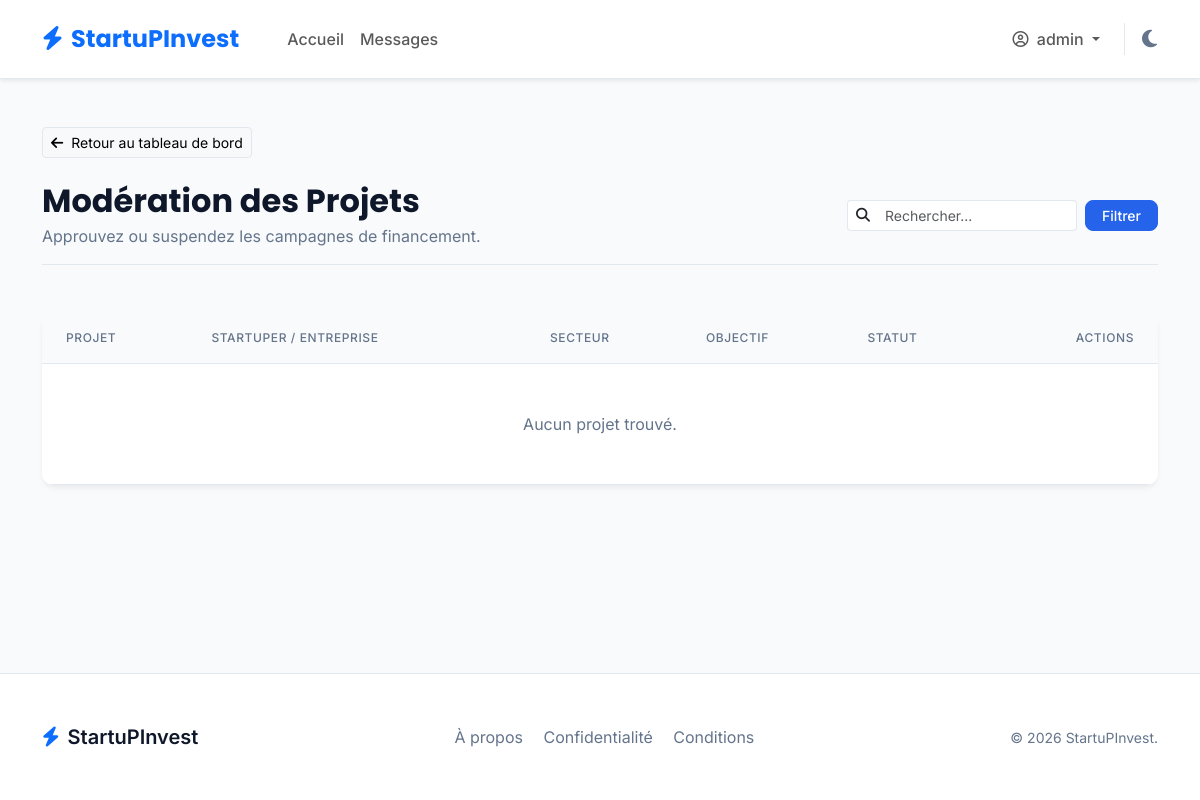
The app's page /public/admin/projects (signed in), older data.
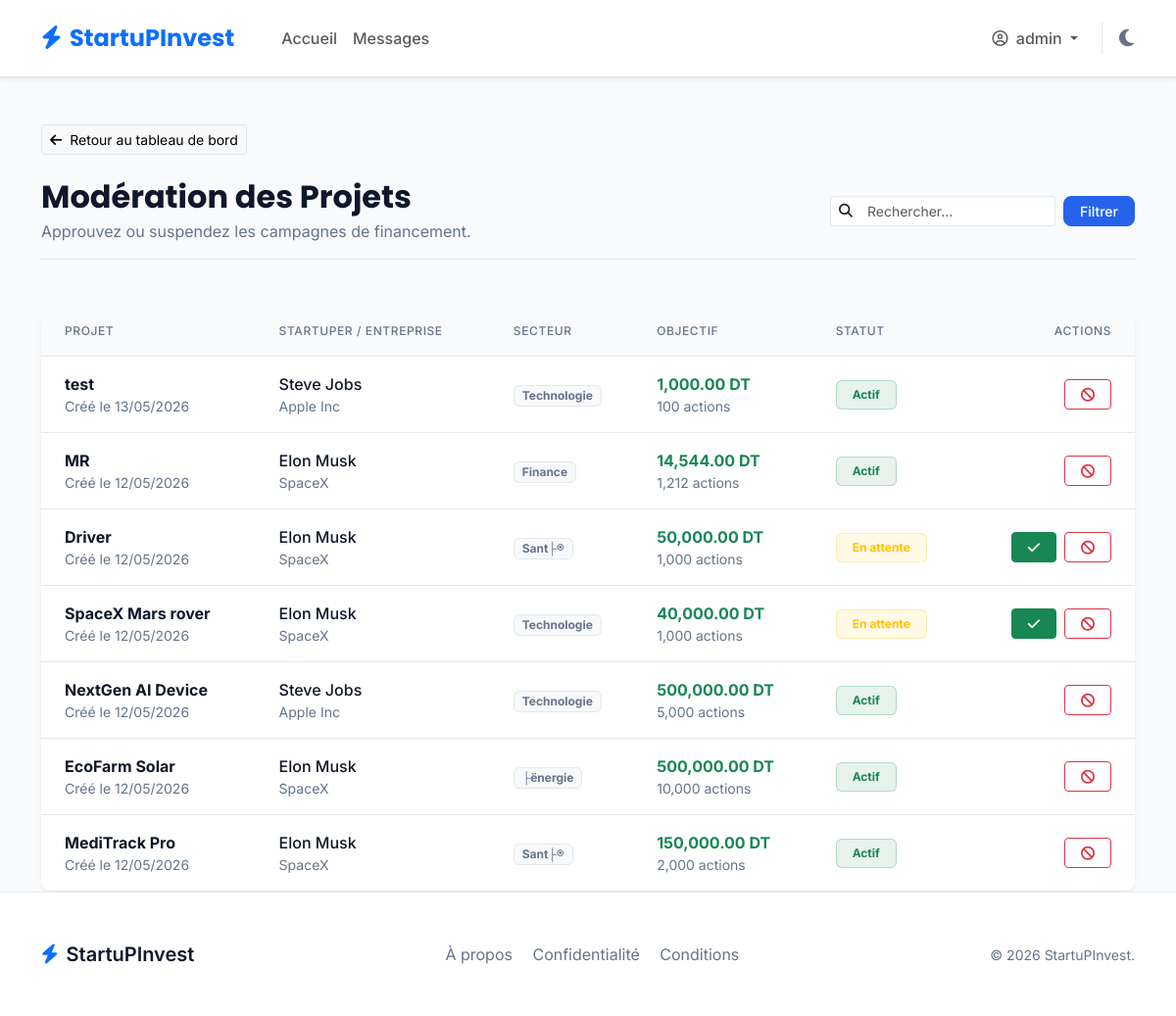
The same page, newer data.
### tables this page shows
CREATE TABLE `projects` (
  `id` int NOT NULL AUTO_INCREMENT,
  `startuper_id` int NOT NULL,
  `titre` varchar(255) NOT NULL,
  `description` text NOT NULL,
  `secteur` varchar(100) NOT NULL,
  `nb_actions` int NOT NULL,
  `prix_unitaire` decimal(10,2) NOT NULL,
  `date_limite` date NOT NULL,
  `business_plan_path` varchar(255) DEFAULT NULL,
  `image_path` varchar(255) DEFAULT NULL,
  `statut` enum('en_attente','actif','suspendu','cloture') DEFAULT 'en_attente',
  `created_at` timestamp NULL DEFAULT CURRENT_TIMESTAMP,
  PRIMARY KEY (`id`),
  KEY `startuper_id` (`startuper_id`),
  CONSTRAINT `projects_ibfk_1` FOREIGN KEY (`startuper_id`) REFERENCES `users` (`id`) ON DELETE CASCADE
);

CREATE TABLE `users` (
  `id` int NOT NULL AUTO_INCREMENT,
  `nom` varchar(100) NOT NULL,
  `prenom` varchar(100) NOT NULL,
  `cin` varchar(8) DEFAULT NULL,
  `email` varchar(255) NOT NULL,
  `pseudo` varchar(100) NOT NULL,
  `password` varchar(255) NOT NULL,
  `role` enum('startuper','capital_risque','admin') NOT NULL,
  `nom_entreprise` varchar(255) DEFAULT NULL,
  `adresse_entreprise` text,
  `registre_commerce` varchar(100) DEFAULT NULL,
  `created_at` timestamp NULL DEFAULT CURRENT_TIMESTAMP,
  `statut` enum('actif','bloque') DEFAULT 'actif',
  PRIMARY KEY (`id`),
  UNIQUE KEY `email` (`email`),
  UNIQUE KEY `pseudo` (`pseudo`)
);

### app/Controllers/AdminController.php (called while the page is built, shortened)
<?php
class AdminController {
    public function projects() {
        $search = $_GET['search'] ?? '';
        $projectModel = new Project();
        $projects = $projectModel->getAllProjects($search);
        require __DIR__ . '/../Views/admin/projects.php';
    }
}

### config/Database.php (called while the page is built, shortened)
<?php
class Database {
    private static $instance = null;
    private $connection;
    private function __construct() {
        $this->host = getenv('DB_HOST') ?: 'db';
        $this->db_name = getenv('DB_NAME') ?: 'startupinvest';
        $this->username = getenv('DB_USER') ?: 'root';
        $this->password = getenv('DB_PASS') ?: 'root';
        try {
            $this->connection = new PDO("mysql:host=" . $this->host . ";dbname=" . $this->db_name . ";charset=utf8mb4", $this->username, $this->password);
            $this->connection->setAttribute(PDO::ATTR_ERRMODE, PDO::ERRMODE_EXCEPTION);
            $this->connection->setAttribute(PDO::ATTR_DEFAULT_FETCH_MODE, PDO::FETCH_ASSOC);
        } catch(PDOException $exception) {
            echo "Connection error: " . $exception->getMessage();
        }
    }
    public static function getInstance() {
        if(!self::$instance) {
            self::$instance = new Database();
        }
        return self::$instance;
    }
    public function getConnection() {
        return $this->connection;
    }
}
?>

### app/Models/Project.php (called while the page is built, shortened)
<?php
class Project {
    private $conn;
    private $table_name = "projects";
    public function __construct() {
        $this->conn = Database::getInstance()->getConnection();
    }
    public function getAllProjects($search = '') {
        $query = "SELECT p.*, u.nom, u.prenom, u.nom_entreprise
                  FROM " . $this->table_name . " p
                  JOIN users u ON p.startuper_id = u.id";
        $query .= " ORDER BY p.created_at DESC";
        $stmt = $this->conn->prepare($query);
        $stmt->execute();
        return $stmt->fetchAll(PDO::FETCH_ASSOC);
    }
}

### app/Views/admin/projects.php (the view, shortened to what this page needs)
<?php require_once __DIR__ . '/../layouts/header.php'; ?>
<?php require_once __DIR__ . '/../layouts/navbar.php'; ?>
<main class="container mt-5 flex-grow-1">
    <div class="mb-4">
        <a href="<?= URLROOT ?>/admin/dashboard" class="btn btn-sm btn-light border-custom"><i class="fa-solid fa-arrow-left me-2"></i>Retour au tableau de bord</a>
    </div>
    <div class="d-flex justify-content-between align-items-center mb-5 pb-3 border-bottom border-custom">
        <div>
            <h2 class="fw-bold mb-1">Modération des Projets</h2>
            <p class="text-muted-custom mb-0">Approuvez ou suspendez les campagnes de financement.</p>
        </div>
        <form method="GET" action="<?= URLROOT ?>/admin/projects" class="d-flex gap-2">
            <div class="input-group input-group-sm">
                <span class="input-group-text bg-surface border-custom border-end-0"><i class="fa-solid fa-search"></i></span>
                <input type="text" name="search" class="form-control bg-surface border-start-0" placeholder="Rechercher..." value="<?= htmlspecialchars($search ?? '') ?>" style="width: 200px;">
            </div>
            <button type="submit" class="btn btn-sm btn-primary px-3">Filtrer</button>
        </form>
    </div>
    <div class="saas-card border-0 overflow-hidden">
        <div class="table-responsive">
            <table class="table table-saas table-borderless align-middle mb-0">
                <thead>
                    <tr class="bg-surface">
                        <th class="ps-4">Projet</th>
                        <th>Startuper / Entreprise</th>
                        <th>Secteur</th>
                        <th>Objectif</th>
                        <th>Statut</th>
                        <th class="text-end pe-4">Actions</th>
                    </tr>
                </thead>
                <tbody>
                    <?php if(empty($projects)): ?>
                        <tr>
                            <td colspan="6" class="text-center py-5 text-muted-custom">Aucun projet trouvé.</td>
                        </tr>
                    <?php else: ?>
                        <?php foreach($projects as $p): ?>
                        <tr>
                            <td class="ps-4">
                                <div class="fw-bold text-main"><?= htmlspecialchars($p['titre']) ?></div>
                                <div class="small text-muted-custom">Créé le <?= date('d/m/Y', strtotime($p['created_at'])) ?></div>
                            </td>
                            <td>
                                <div class="fw-medium text-main"><?= htmlspecialchars($p['prenom'] . ' ' . $p['nom']) ?></div>
                                <div class="small text-muted-custom"><?= htmlspecialchars($p['nom_entreprise']) ?></div>
                            </td>
                            <td>
                                <span class="badge bg-light border border-custom text-muted-custom"><?= htmlspecialchars($p['secteur']) ?></span>
                            </td>
                            <td>
                                <div class="fw-bold text-success"><?= number_format($p['nb_actions'] * $p['prix_unitaire'], 2) ?> DT</div>
                                <div class="small text-muted-custom"><?= number_format($p['nb_actions']) ?> actions</div>
                            </td>
                            <td>
                                <?php if($p['statut'] === 'en_attente'): ?>
                                    <span class="badge bg-warning bg-opacity-10 text-warning px-3 py-2 border border-warning border-opacity-25">En attente</span>
                                <?php elseif($p['statut'] === 'actif'): ?>
                                    <span class="badge bg-success bg-opacity-10 text-success px-3 py-2 border border-success border-opacity-25">Actif</span>
                                <?php else: ?>
                                    <span class="badge bg-secondary bg-opacity-10 text-secondary px-3 py-2 border border-secondary border-opacity-25"><?= ucfirst($p['statut']) ?></span>
                                <?php endif; ?>
                            </td>
                            <td class="text-end pe-4">
                                <div class="d-flex justify-content-end gap-2">
                                    <?php if($p['statut'] !== 'actif'): ?>
                                        <form method="POST" action="<?= URLROOT ?>/admin/updateProjectStatus">
                                            <button type="submit" class="btn btn-sm btn-success px-3" title="Approuver">
                                                <i class="fa-solid fa-check"></i>
                                            </button>
                                        </form>
                                    <?php endif; ?>
                                    <?php if($p['statut'] !== 'suspendu'): ?>
                                        <form method="POST" action="<?= URLROOT ?>/admin/updateProjectStatus">
                                            <button type="submit" class="btn btn-sm btn-outline-danger px-3" title="Suspendre">
                                                <i class="fa-solid fa-ban"></i>
                                            </button>
                                        </form>
                                    <?php endif; ?>
                                </div>
                            </td>
                        </tr>
                        <?php endforeach; ?>
                    <?php endif; ?>
                </tbody>
            </table>
        </div>
    </div>
</main>
<?php require_once __DIR__ . '/../layouts/footer.php'; ?>

### public/index.php (shortened to what this page needs)
<?php
spl_autoload_register(function ($class_name) {
    $prefix = explode('\\', $class_name)[0];
    if ($prefix === 'App') {
        $class_name = preg_replace('/^App\\\\/', 'app/', $class_name);
    } elseif ($prefix === 'Config') {
        $class_name = preg_replace('/^Config\\\\/', 'config/', $class_name);
    }
    $file = __DIR__ . '/../' . str_replace('\\', DIRECTORY_SEPARATOR, $class_name) . '.php';
});
$request = $_SERVER['REQUEST_URI'];
$request = strtok($request, '?');
$base_paths = ['/js_project/public', '/public'];
foreach ($base_paths as $bp) {
    if (strpos($request, $bp) === 0) {
        $request = substr($request, strlen($bp));
        break;
    }
}
if ($request === '' || $request === '/') {
    require __DIR__ . '/../app/Controllers/HomeController.php';
    $controller = new \App\Controllers\HomeController();
    $controller->index();
} else {
    $parts = explode('/', trim($request, '/'));
    $controllerName = ucfirst($parts[0]) . 'Controller';
    $methodName = isset($parts[1]) && $parts[1] !== '' ? $parts[1] : 'index';
    $controllerFile = __DIR__ . '/../app/Controllers/' . $controllerName . '.php';
    if (file_exists($controllerFile)) {
        $controller = new $class();
        if (method_exists($controller, $methodName)) {
            $controller->$methodName();
        } else {
            http_response_code(404);
            echo "<h1>404 Not Found</h1><p>Method $methodName not found in $controllerName.</p>";
        }
    } else {
        http_response_code(404);
        echo "<h1>404 Not Found</h1><p>Controller $controllerName not found.</p>";
    }
}

### app/Views/layouts/header.php (shortened to what this page needs)
<!DOCTYPE html>
<html lang="fr" data-theme="light">
<head>
    <link href="https://cdn.jsdelivr.net/npm/bootstrap@5.3.0/dist/css/bootstrap.min.css" rel="stylesheet">
    <link href="<?= URLROOT ?>/assets/css/index.css" rel="stylesheet">
    <link rel="stylesheet" href="https://cdnjs.cloudflare.com/ajax/libs/font-awesome/6.4.0/css/all.min.css">
</head>
<body>

### app/Views/layouts/navbar.php (shortened to what this page needs)
<nav class="navbar navbar-expand-lg sticky-top navbar-custom shadow-sm">
  <div class="container">
    <a class="navbar-brand fw-bold text-primary fs-4" href="<?= URLROOT ?>/">
        <i class="fa-solid fa-bolt text-primary me-2"></i>StartuPInvest
    </a>
    <div class="collapse navbar-collapse" id="navbarNav">
      <ul class="navbar-nav me-auto ps-lg-4">
        <li class="nav-item">
          <a class="nav-link fw-medium" href="<?= URLROOT ?>/">Accueil</a>
        </li>
        <li class="nav-item">
          <a class="nav-link fw-medium" href="<?= URLROOT ?>/messages">Messages</a>
        </li>
      </ul>
      <ul class="navbar-nav align-items-center">
        <?php if(isset($_SESSION['user_id'])): ?>
            <li class="nav-item dropdown">
                <a class="nav-link dropdown-toggle fw-medium" href="#" role="button" data-bs-toggle="dropdown">
                    <i class="fa-regular fa-circle-user me-1"></i> <?= htmlspecialchars($_SESSION['pseudo'] ?? 'Mon Compte') ?>
                </a>
            </li>
        <?php endif; ?>
        <li class="nav-item ms-3 border-start border-custom ps-3">
            <button id="theme-toggle" class="btn btn-link text-muted-custom p-0 text-decoration-none fs-5">
                <i class="fa-solid fa-moon"></i>
            </button>
        </li>
      </ul>
    </div>
  </div>
</nav>

### app/Views/layouts/footer.php (shortened to what this page needs)
    <footer class="mt-auto py-5 bg-surface border-top border-custom text-center text-muted-custom">
        <div class="container">
            <div class="d-flex flex-column flex-md-row justify-content-between align-items-center">
                <div class="mb-3 mb-md-0 fw-semibold text-main fs-5">
                    <i class="fa-solid fa-bolt text-primary me-2"></i>StartuPInvest
                </div>
                <div class="mb-3 mb-md-0">
                    <a href="#" class="text-muted-custom me-3 text-decoration-none">À propos</a>
                    <a href="#" class="text-muted-custom me-3 text-decoration-none">Confidentialité</a>
                    <a href="#" class="text-muted-custom text-decoration-none">Conditions</a>
                </div>
                <div class="text-muted-custom small">
                    &copy; <?= date('Y') ?> StartuPInvest.
                </div>
            </div>
        </div>
    </footer>
</body>
</html>

### public/assets/css/index.css (style rules this page uses)
:root { --primary: #2563eb; --primary-hover: #1d4ed8; --success: #10b981; --success-hover: #059669; --bg-color: #f9fafb; --surface-color: #ffffff; --text-main: #0f172a; --text-muted: #64748b; --border-color: #e2e8f0; --card-shadow: 0 4px 6px -1px rgba(0, 0, 0, 0.05), 0 2px 4px -1px rgba(0, 0, 0, 0.03); --card-shadow-hover: 0 20px 25px -5px rgba(0, 0, 0, 0.1), 0 10px 10px -5px rgba(0, 0, 0, 0.04); }
body { background-color: var(--bg-color); color: var(--text-main); transition: background-color 0.3s ease, color 0.3s ease; font-family: 'Inter', sans-serif; min-height: 100vh; display: flex; flex-direction: column; }
h1, h2, h3, h4, h5, h6, .navbar-brand { font-family: 'Poppins', sans-serif; font-weight: 600; }
.bg-surface { background-color: var(--surface-color) !important; }
.text-main { color: var(--text-main) !important; }
.text-muted-custom { color: var(--text-muted) !important; }
.border-custom { border-color: var(--border-color) !important; }
.btn-primary { background-color: var(--primary); border-color: var(--primary); border-radius: 8px; font-weight: 500; transition: all 0.2s ease; }
.saas-card { background-color: var(--surface-color); border: 1px solid var(--border-color); border-radius: 12px; box-shadow: var(--card-shadow); transition: transform 0.2s ease, box-shadow 0.2s ease; }
.navbar-custom { background-color: var(--surface-color); border-bottom: 1px solid var(--border-color); padding: 1rem 0; }
.form-control, .form-select { background-color: var(--bg-color); border: 1px solid var(--border-color); color: var(--text-main); border-radius: 8px; padding: 0.75rem 1rem; }
.table-saas { color: var(--text-main); margin-bottom: 0; }
.table-saas th { background-color: var(--bg-color); color: var(--text-muted); font-weight: 500; text-transform: uppercase; font-size: 0.75rem; letter-spacing: 0.05em; border-bottom: 1px solid var(--border-color); padding: 1rem; }
.table-saas td { background-color: var(--surface-color); border-bottom: 1px solid var(--border-color); padding: 1rem; vertical-align: middle; }
.table-saas tbody tr { transition: background-color 0.2s ease; }

Row changes from the older to the newer data that the page shows:
added projects: titre "test", created_at "13/05/2026", startuper.nom "Steve Jobs", startuper.nom_entreprise "Apple Inc", secteur "Technologie", $p['nb_actions'] * $p['prix_unitaire'] "1,000.00", nb_actions "100", statut "Actif"
added projects: titre "MR", created_at "12/05/2026", startuper.nom "Elon Musk", startuper.nom_entreprise "SpaceX", secteur "Finance", $p['nb_actions'] * $p['prix_unitaire'] "14,544.00", nb_actions "1,212", statut "Actif"
added projects: titre "Driver", created_at "12/05/2026", startuper.nom "Elon Musk", startuper.nom_entreprise "SpaceX", secteur "Sant├®", $p['nb_actions'] * $p['prix_unitaire'] "50,000.00", nb_actions "1,000", statut "En attente"
added projects: titre "SpaceX Mars rover", created_at "12/05/2026", startuper.nom "Elon Musk", startuper.nom_entreprise "SpaceX", secteur "Technologie", $p['nb_actions'] * $p['prix_unitaire'] "40,000.00", nb_actions "1,000", statut "En attente"
added projects: titre "NextGen AI Device", created_at "12/05/2026", startuper.nom "Steve Jobs", startuper.nom_entreprise "Apple Inc", secteur "Technologie", $p['nb_actions'] * $p['prix_unitaire'] "500,000.00", nb_actions "5,000", statut "Actif"
added projects: titre "EcoFarm Solar", created_at "12/05/2026", startuper.nom "Elon Musk", startuper.nom_entreprise "SpaceX", secteur "├ënergie", $p['nb_actions'] * $p['prix_unitaire'] "500,000.00", nb_actions "10,000", statut "Actif"
added projects: titre "MediTrack Pro", created_at "12/05/2026", startuper.nom "Elon Musk", startuper.nom_entreprise "SpaceX", secteur "Sant├®", $p['nb_actions'] * $p['prix_unitaire'] "150,000.00", nb_actions "2,000", statut "Actif"
Text that changed along with them:
text no longer shown: "Aucun projet trouvé."
